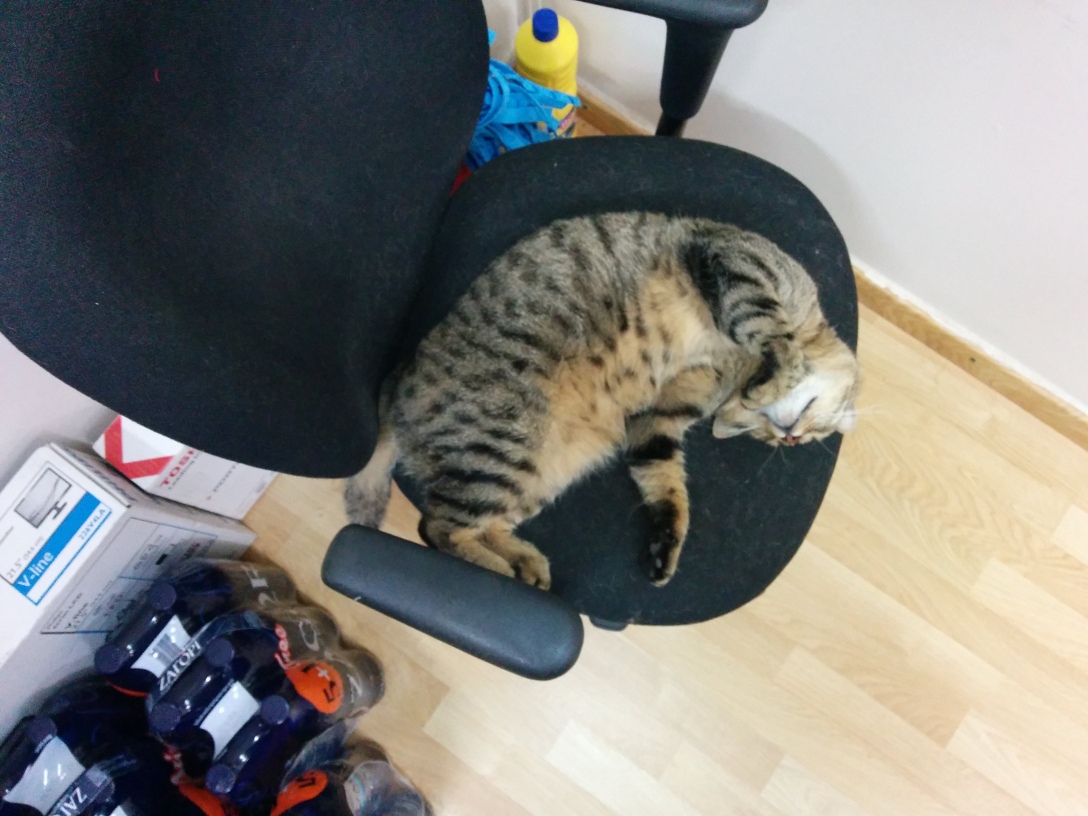
%> input picture cat.jpg, 3264 x 2448 px (shown at 1/3 size)
$ octave sinthesi.m   (GNU Octave 9; MATLAB toolbox functions it lacks are replaced by stand-ins)
%> lines starting %> are read from the running program, lines starting %| are printed output that depends on the picture
clear all; clc;

img1 = im2double(imread('cat.jpg'));
img2 = im2double(imread('dog1.jpg'));
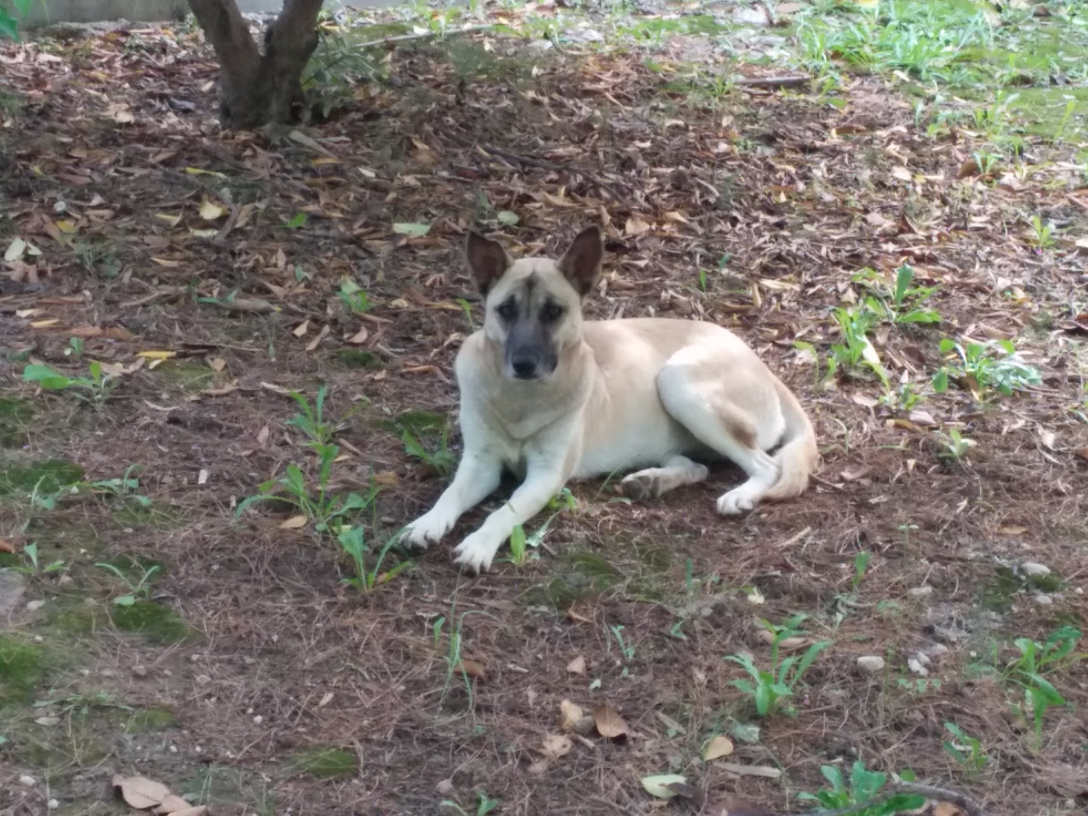
%> input picture dog1.jpg, 3264 x 2448 px (shown at 1/3 size)
img3 = im2double(imread('dog2.jpg'));
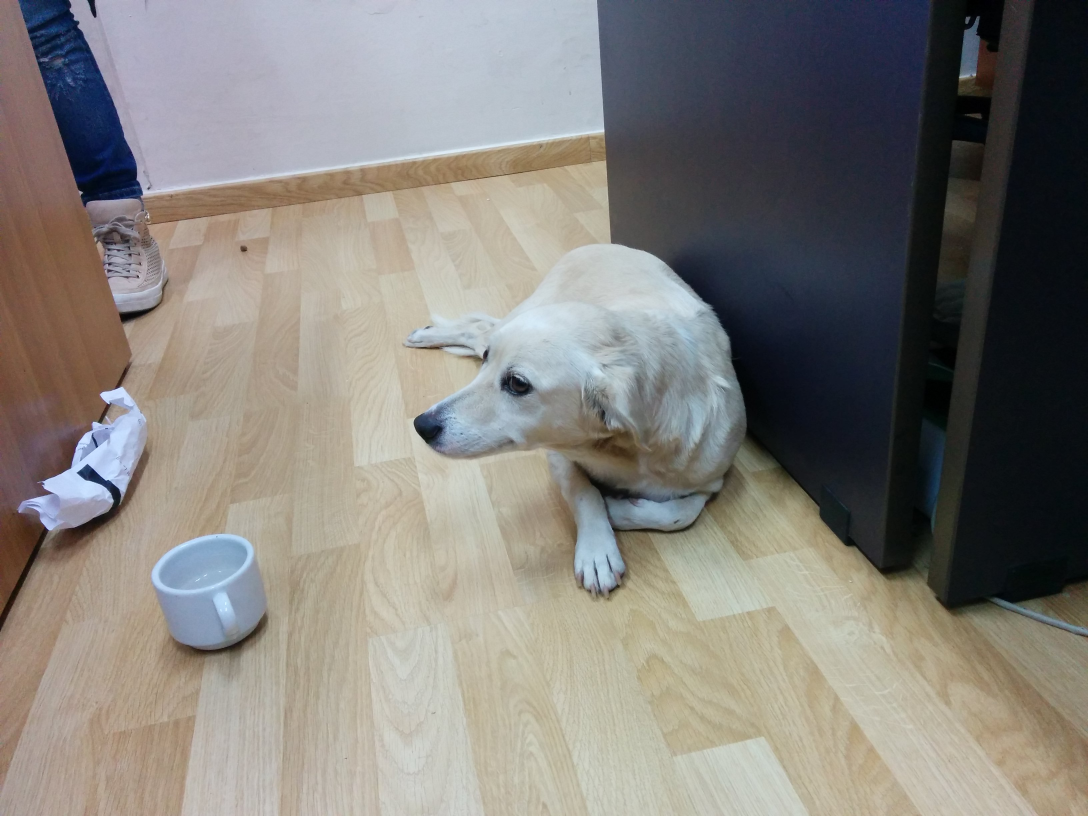
%> input picture dog2.jpg, 3264 x 2448 px (shown at 1/3 size)
img4 = im2double(imread('P200.jpg'));
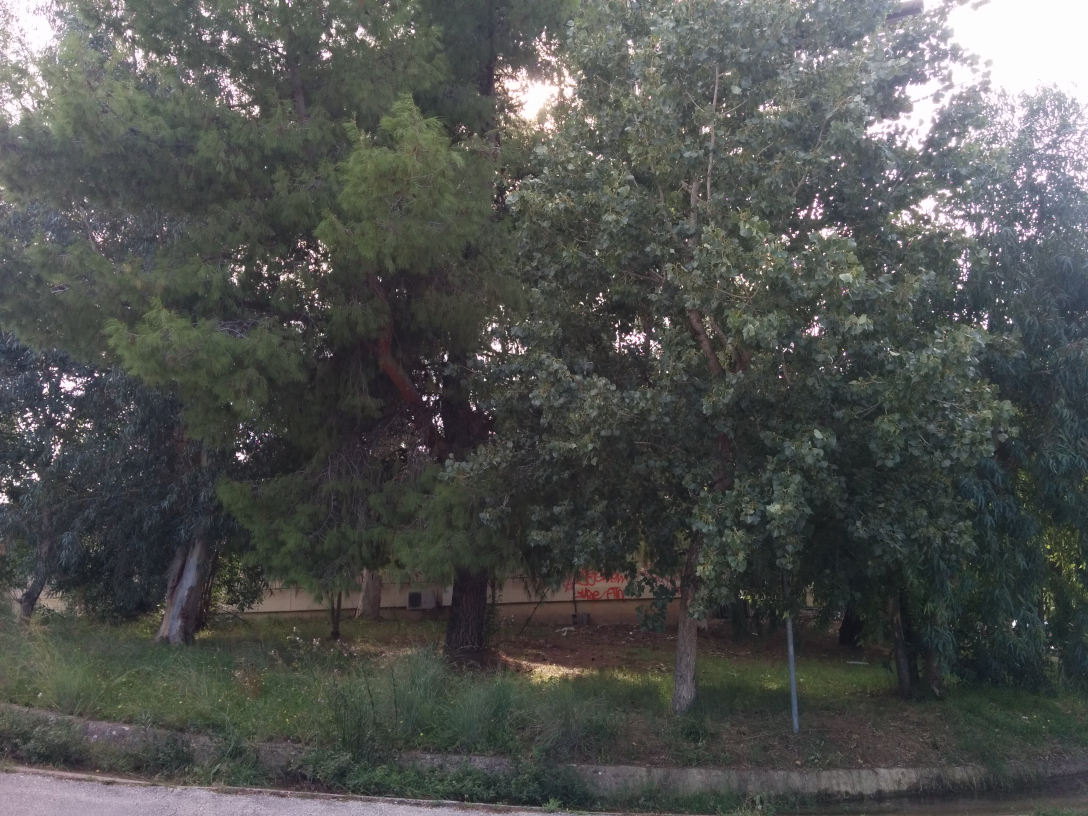
%> input picture P200.jpg, 3264 x 2448 px (shown at 1/3 size)
img5 = im2double(imread('bench.jpg'));
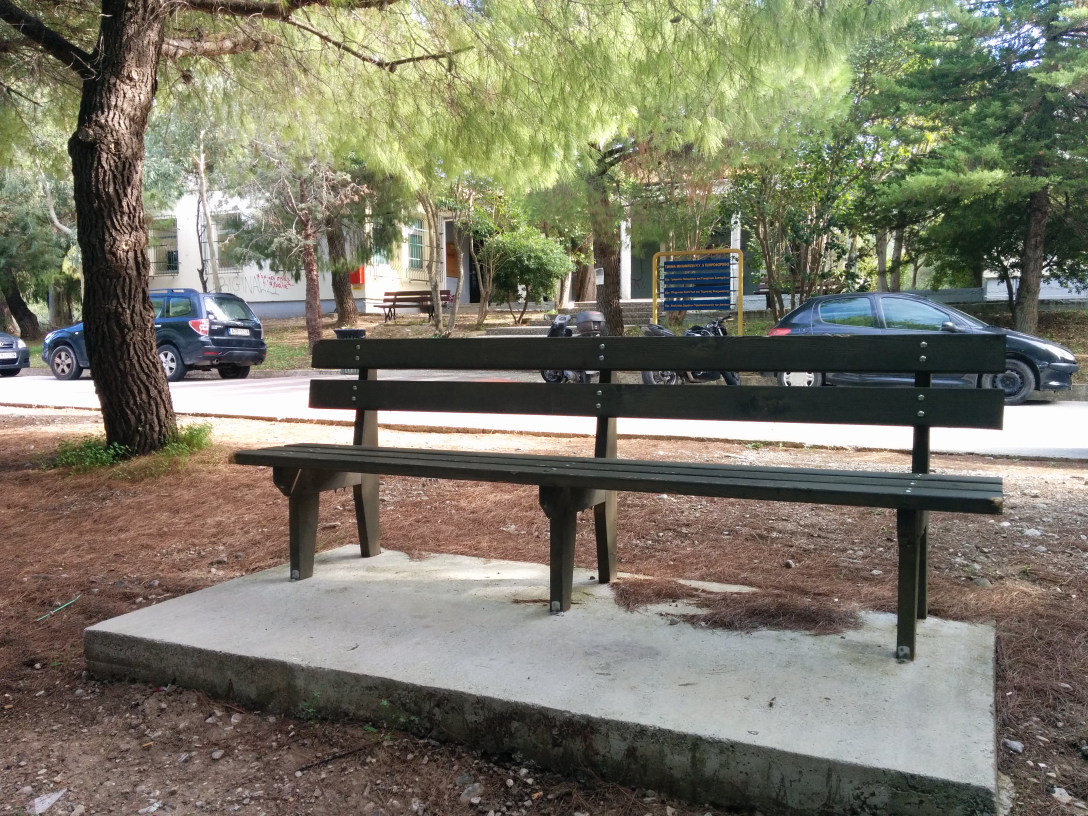
%> input picture bench.jpg, 3264 x 2448 px (shown at 1/3 size)
img6 = im2double(imread('imaret.jpg'));
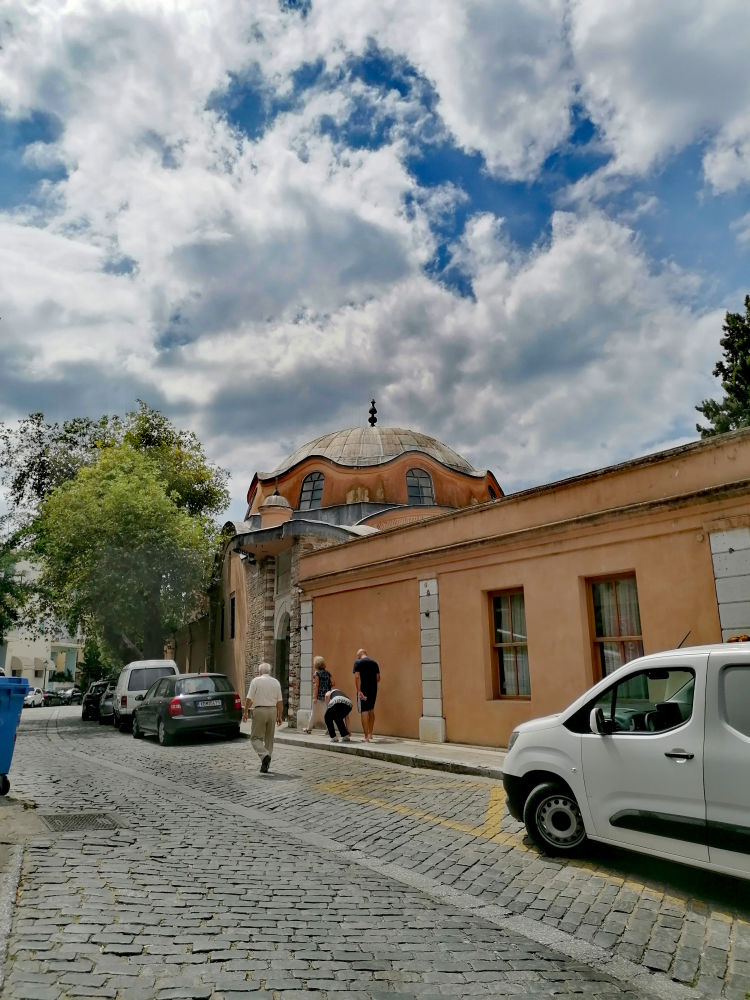
%> input picture imaret.jpg, 3000 x 4000 px (shown at 1/4 size)

[M, N, ~] = size(img1);
%> M = 2448; N = 3264
%> (the run ends here)
